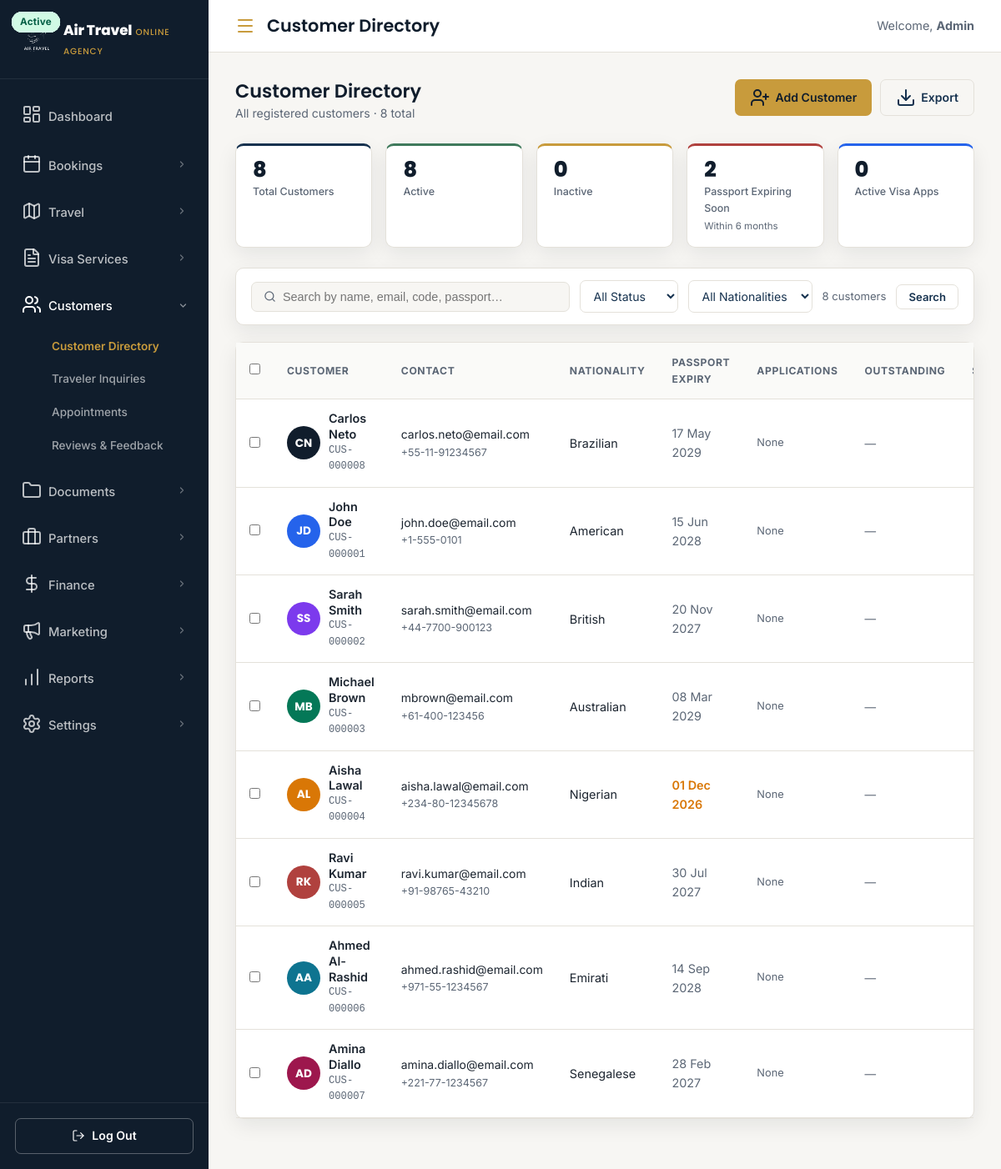
/customers-directory.php (signed in), run on the app's committed database.
### tables this page shows
CREATE TABLE customers (
    id                   INT UNSIGNED AUTO_INCREMENT PRIMARY KEY,
    customer_code        VARCHAR(20)  NOT NULL UNIQUE COMMENT 'e.g. CUS-000001',
    first_name           VARCHAR(80)  NOT NULL,
    last_name            VARCHAR(80)  NOT NULL,
    email                VARCHAR(180) NOT NULL UNIQUE,
    phone                VARCHAR(30),
    date_of_birth        DATE,
    nationality          VARCHAR(80),
    national_id          VARCHAR(60),
    passport_number      VARCHAR(40),
    passport_issue_date  DATE,
    passport_expiry_date DATE,
    gender               ENUM('male','female','other','prefer_not_to_say'),
    marital_status       ENUM('single','married','divorced','widowed'),
    occupation           VARCHAR(120),
    employer             VARCHAR(160),
    address_line1        VARCHAR(200),
    address_line2        VARCHAR(200),
    city                 VARCHAR(80),
    state                VARCHAR(80),
    postal_code          VARCHAR(20),
    country              VARCHAR(80),
    emergency_contact_name  VARCHAR(120),
    emergency_contact_phone VARCHAR(30),
    notes                TEXT,
    assigned_agent_id    INT UNSIGNED,
    status               ENUM('active','inactive','blacklisted') DEFAULT 'active',
    created_at           TIMESTAMP DEFAULT CURRENT_TIMESTAMP,
    updated_at           TIMESTAMP DEFAULT CURRENT_TIMESTAMP ON UPDATE CURRENT_TIMESTAMP,

    INDEX idx_customers_email    (email),
    INDEX idx_customers_passport (passport_number),
    INDEX idx_customers_code     (customer_code),
    INDEX idx_customers_agent    (assigned_agent_id),
    CONSTRAINT fk_customers_agent FOREIGN KEY (assigned_agent_id) REFERENCES users (id) ON DELETE SET NULL
);

### config/db.php (called while the page is built, shortened)
<?php
function getDB(): PDO {
    static $pdo = null;
    if ($pdo === null) {
        $dsn = sprintf(
            'mysql:host=%s;port=%s;dbname=%s;charset=%s',
            DB_HOST, DB_PORT, DB_NAME, DB_CHARSET
        );
        try {
            $pdo = new PDO($dsn, DB_USER, DB_PASS, [
                PDO::ATTR_ERRMODE            => PDO::ERRMODE_EXCEPTION,
                PDO::ATTR_DEFAULT_FETCH_MODE => PDO::FETCH_ASSOC,
                PDO::ATTR_EMULATE_PREPARES   => false,
            ]);
        } catch (PDOException $e) {
            http_response_code(500);
            exit('<div style="font-family:sans-serif;padding:40px;color:#7f1d1d;background:#fef2f2;border:1px solid #fca5a5;border-radius:8px;max-width:520px;margin:60px auto;">
                <strong>Database connection failed.</strong><br>
                Please check your database settings in <code>config/db.php</code>.<br><br>
                <em>Error: ' . htmlspecialchars($e->getMessage()) . '</em>
            </div>');
        }
    }
    return $pdo;
}
function db_select(string $sql, array $params = []): array {
    $stmt = getDB()->prepare($sql);
    $stmt->execute($params);
    return $stmt->fetchAll();
}
function db_count(string $sql, array $params = []): int {
    $stmt = getDB()->prepare($sql);
    $stmt->execute($params);
    return (int) $stmt->fetchColumn();
}

### customers-directory.php (the view, shortened to what this page needs)
<?php
include 'includes/header.php';
$search      = trim($_GET['q']     ?? '');
$status      = trim($_GET['status']?? '');
$nationality = trim($_GET['nat']   ?? '');
$page        = max(1, (int)($_GET['p'] ?? 1));
$perPage     = 20;
$offset      = ($page - 1) * $perPage;
$where  = ['1=1'];
$params = [];
$whereSQL = implode(' AND ', $where);
$totalAll         = db_count("SELECT COUNT(*) FROM customers");
$totalActive      = db_count("SELECT COUNT(*) FROM customers WHERE status='active'");
$totalPassExpiring= db_count("SELECT COUNT(*) FROM customers WHERE passport_expiry_date BETWEEN CURDATE() AND DATE_ADD(CURDATE(), INTERVAL 6 MONTH)");
$totalFiltered = db_count("SELECT COUNT(*) FROM customers c WHERE $whereSQL", $params);
$customers = db_select("
    SELECT
        c.id, c.customer_code, c.first_name, c.last_name,
        c.email, c.phone, c.nationality, c.passport_number,
        c.passport_expiry_date, c.status, c.created_at,
        u.name AS agent_name,
        COUNT(DISTINCT va.id)  AS visa_count,
        COUNT(DISTINCT ea.id)  AS edu_count,
        COUNT(DISTINCT b.id)   AS booking_count,
        COALESCE(SUM(CASE WHEN inv.status IN ('sent','overdue') THEN inv.total ELSE 0 END), 0) AS outstanding
    FROM customers c
    LEFT JOIN users u              ON u.id = c.assigned_agent_id
    LEFT JOIN visa_applications va ON va.customer_id = c.id
    LEFT JOIN education_applications ea ON ea.customer_id = c.id
    LEFT JOIN bookings b           ON b.customer_id = c.id
    LEFT JOIN invoices inv         ON inv.customer_id = c.id
    WHERE $whereSQL
    GROUP BY c.id
    ORDER BY c.created_at DESC
    LIMIT $perPage OFFSET $offset
", $params);
$avatarColors = ['#101d2c','#2563eb','#7c3aed','#047857','#d97706','#b0413e','#0e7490','#9d174d'];
function avatarColor(int $id): string {
    global $avatarColors;
    return $avatarColors[$id % count($avatarColors)];
}
function initials(string $first, string $last): string {
    return strtoupper(substr($first,0,1) . substr($last,0,1));
}
function passportExpiry(?string $date): string {
    $diff = (new DateTime($date))->diff(new DateTime())->days * ((new DateTime($date)) >= new DateTime() ? 1 : -1);
    if ($diff < 90) return '<span class="expiry-warn">'.htmlspecialchars(date('d M Y', strtotime($date))).'</span>';
    return '<span class="expiry-ok">'.htmlspecialchars(date('d M Y', strtotime($date))).'</span>';
}
function badgeStatus(string $s): string {
    $map = ['active'=>'badge-active','inactive'=>'badge-inactive','blacklisted'=>'badge-blacklisted'];
    $cls = $map[$s] ?? 'badge-inactive';
    return '<span class="badge '.$cls.'">'.ucfirst($s).'</span>';
}
?>
<div class="page-header">
    <div class="page-header-left">
        <h2>Customer Directory</h2>
        <p>All registered customers · <?= number_format($totalAll) ?> total</p>
    </div>
    <div class="page-header-actions">
        <a href="customer-add.php" class="btn btn-primary" id="btn-add-customer">
            <i data-lucide="user-plus"></i> Add Customer
        </a>
        <a href="#" class="btn btn-ghost" id="btn-export-customers">
            <i data-lucide="download"></i> Export
        </a>
    </div>
</div>
<div class="stats-row">
    <div class="stat-mini border-navy">
        <div class="stat-mini-val"><?= number_format($totalAll) ?></div>
        <div class="stat-mini-label">Total Customers</div>
    </div>
    <div class="stat-mini border-green">
        <div class="stat-mini-val"><?= number_format($totalActive) ?></div>
        <div class="stat-mini-label">Active</div>
    </div>
    <div class="stat-mini border-gold">
        <div class="stat-mini-val"><?= number_format(db_count("SELECT COUNT(*) FROM customers WHERE status='inactive'")) ?></div>
        <div class="stat-mini-label">Inactive</div>
    </div>
    <div class="stat-mini border-red">
        <div class="stat-mini-val"><?= number_format($totalPassExpiring) ?></div>
        <div class="stat-mini-label">Passport Expiring Soon</div>
        <div class="stat-mini-sub">Within 6 months</div>
    </div>
    <div class="stat-mini border-blue">
        <div class="stat-mini-val"><?= number_format(db_count("SELECT COUNT(*) FROM visa_applications WHERE status NOT IN ('approved','rejected','cancelled')")) ?></div>
        <div class="stat-mini-label">Active Visa Apps</div>
    </div>
</div>
<form method="GET" action="customers-directory.php" id="filter-form">
<div class="sfbar">
    <div class="sfbar-search">
        <svg viewBox="0 0 24 24" fill="none" stroke="currentColor" stroke-width="2" stroke-linecap="round" stroke-linejoin="round"><circle cx="11" cy="11" r="8"/><line x1="21" y1="21" x2="16.65" y2="16.65"/></svg>
        <input type="text" name="q" value="<?= htmlspecialchars($search) ?>" placeholder="Search by name, email, code, passport…" id="customer-search-input">
    </div>
    <select name="status" class="sfbar-select" onchange="this.form.submit()">
        <option value="">All Status</option>
    </select>
    <select name="nat" class="sfbar-select" onchange="this.form.submit()">
        <option value="">All Nationalities</option>
    </select>
    <span class="sfbar-count"><?= number_format($totalFiltered) ?> customer<?= $totalFiltered!==1?'s':'' ?></span>
    <button type="submit" class="btn btn-ghost btn-sm">Search</button>
</div>
</form>
<div class="panel">
    <div class="panel-body table-wrap" style="padding:0;">
        <?php if (empty($customers)): ?>
        <div class="empty-state">
            <i data-lucide="users" style="width:40px;height:40px;color:var(--border);margin-bottom:12px;"></i>
            <p>No customers found<?= $search ? ' for <strong>'.htmlspecialchars($search).'</strong>' : '' ?>.</p>
            <?php if ($search || $status || $nationality): ?>
            <a href="customers-directory.php" class="btn btn-ghost btn-sm" style="margin-top:12px;">Clear Filters</a>
            <?php else: ?>
            <a href="customer-add.php" class="btn btn-primary btn-sm" style="margin-top:12px;">Add First Customer</a>
            <?php endif; ?>
        </div>
        <?php else: ?>
        <table class="data-table" id="customers-table">
            <thead>
                <tr>
                    <th style="width:36px;"><input type="checkbox" id="chk-all" title="Select all"></th>
                    <th>Customer</th>
                    <th>Contact</th>
                    <th>Nationality</th>
                    <th>Passport Expiry</th>
                    <th>Applications</th>
                    <th>Outstanding</th>
                    <th>Status</th>
                </tr>
            </thead>
            <tbody>
            <?php foreach ($customers as $c): ?>
            <tr>
                <td><input type="checkbox" class="chk-row" value="<?= $c['id'] ?>"></td>
                <td>
                    <div class="avatar-cell">
                        <div class="cus-avatar" style="background:<?= avatarColor($c['id']) ?>;">
                            <?= initials($c['first_name'], $c['last_name']) ?>
                        </div>
                        <div>
                            <div class="avatar-cell-name">
                                <a href="customer-profile.php?id=<?= $c['id'] ?>">
                                    <?= htmlspecialchars($c['first_name'].' '.$c['last_name']) ?>
                                </a>
                            </div>
                            <div class="avatar-cell-sub" style="font-family:monospace;"><?= htmlspecialchars($c['customer_code']) ?></div>
                        </div>
                    </div>
                </td>
                <td>
                    <div style="font-size:0.87rem;"><?= htmlspecialchars($c['email']) ?></div>
                    <div style="font-size:0.78rem;color:var(--ink-soft);"><?= htmlspecialchars($c['phone'] ?? '—') ?></div>
                </td>
                <td><?= htmlspecialchars($c['nationality'] ?? '—') ?></td>
                <td><?= passportExpiry($c['passport_expiry_date']) ?></td>
                <td>
                    <div style="display:flex;gap:8px;flex-wrap:wrap;">
                        <?php if ($c['visa_count']+$c['edu_count']+$c['booking_count'] === 0): ?>
                        <span style="color:var(--ink-soft);font-size:0.8rem;">None</span>
                        <?php endif; ?>
                    </div>
                </td>
                <td>
                    <?php if ($c['outstanding'] > 0): ?>
                    <span class="expiry-warn" style="font-weight:700;">$<?= number_format($c['outstanding'],2) ?></span>
                    <?php else: ?>
                    <span style="color:var(--ink-soft);font-size:0.85rem;">—</span>
                    <?php endif; ?>
                </td>
                <td><?= badgeStatus($c['status']) ?></td>
            </tr>
            <?php endforeach; ?>
            </tbody>
        </table>
        <?php endif; ?>
    </div>
</div>
<?php include 'includes/footer.php'; ?>

### data on the page
customers: initials($c['first_name'], $c['last_name']) "CN", first_name+last_name "Carlos Neto", customer_code "CUS-000008", email "carlos.neto@email.com", phone "+55-11-91234567", nationality "Brazilian", passport_expiry_date "17 May 2029"
customers: initials($c['first_name'], $c['last_name']) "JD", first_name+last_name "John Doe", customer_code "CUS-000001", email "john.doe@email.com", phone "+1-555-0101", nationality "American", passport_expiry_date "15 Jun 2028"
customers: initials($c['first_name'], $c['last_name']) "SS", first_name+last_name "Sarah Smith", customer_code "CUS-000002", email "sarah.smith@email.com", phone "+44-7700-900123", nationality "British", passport_expiry_date "20 Nov 2027"
customers: initials($c['first_name'], $c['last_name']) "MB", first_name+last_name "Michael Brown", customer_code "CUS-000003", email "mbrown@email.com", phone "+61-400-123456", nationality "Australian", passport_expiry_date "08 Mar 2029"
customers: initials($c['first_name'], $c['last_name']) "AL", first_name+last_name "Aisha Lawal", customer_code "CUS-000004", email "aisha.lawal@email.com", phone "+234-80-12345678", nationality "Nigerian", passport_expiry_date "01 Dec 2026"
customers: initials($c['first_name'], $c['last_name']) "RK", first_name+last_name "Ravi Kumar", customer_code "CUS-000005", email "ravi.kumar@email.com", phone "+91-98765-43210", nationality "Indian", passport_expiry_date "30 Jul 2027"
customers: initials($c['first_name'], $c['last_name']) "AA", first_name+last_name "Ahmed Al-Rashid", customer_code "CUS-000006", email "ahmed.rashid@email.com", phone "+971-55-1234567", nationality "Emirati", passport_expiry_date "14 Sep 2028"
customers: initials($c['first_name'], $c['last_name']) "AD", first_name+last_name "Amina Diallo", customer_code "CUS-000007", email "amina.diallo@email.com", phone "+221-77-1234567", nationality "Senegalese", passport_expiry_date "28 Feb 2027", status "Active"

### other printed values
$pageTitle "Customer Directory"
$totalAll "8"
$totalActive "8"
db_count("SELECT COUNT(*) FROM customers WHERE status='inactive'") "0"
$totalPassExpiring "2"
$totalFiltered "8"
